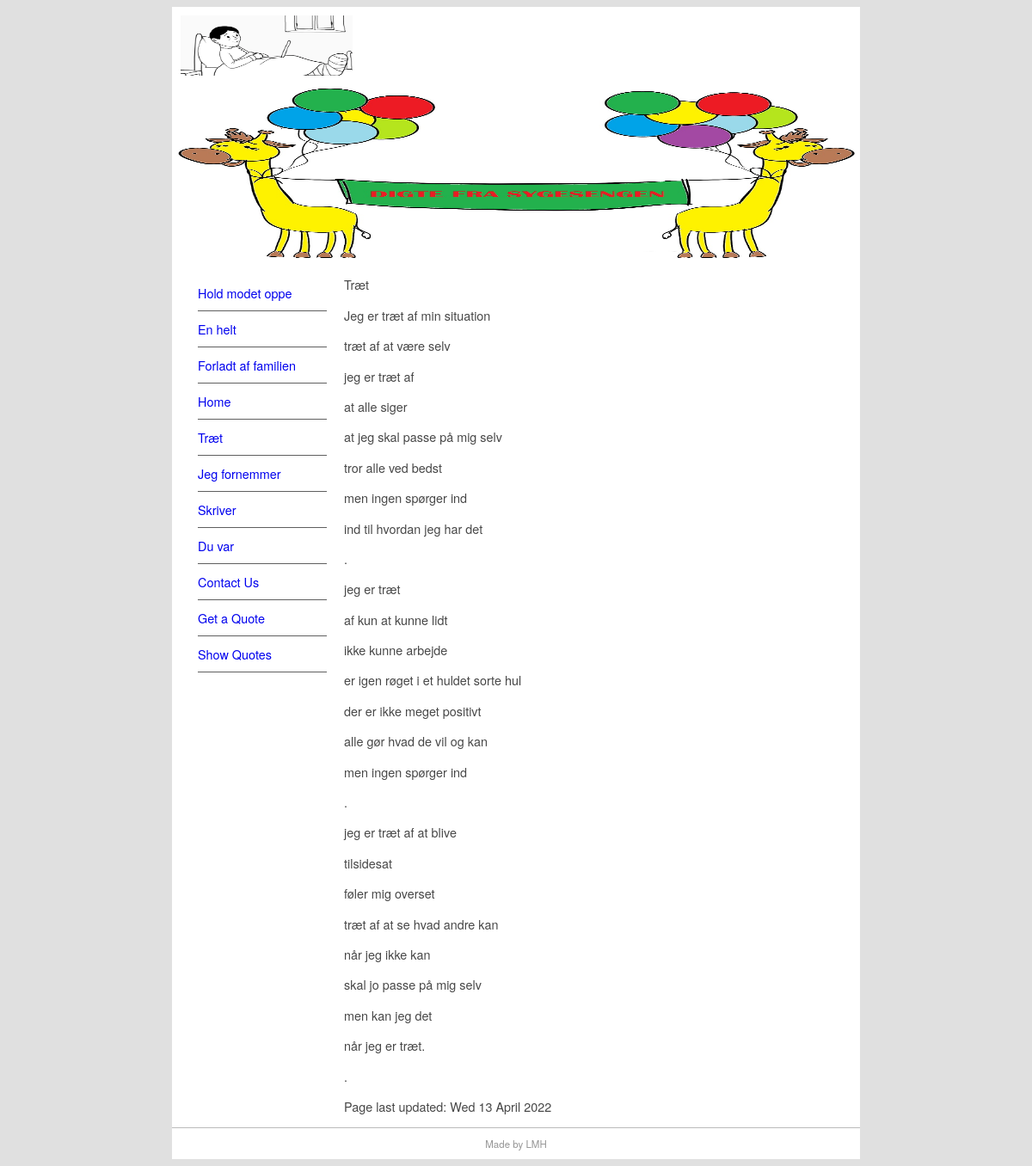
Screenshot of /Træt with the database file from the repository.
### pages/models.py (models this page shows, shortened)
class Page(models.Model):
    title = models.CharField(max_length=60)
    permalink = models.CharField(max_length=12, unique=True)
    update_date = models.DateTimeField('Last updated')
    bodytext = models.TextField('Page Content', blank= True)

### pages/views.py (the view)
# urls.py: path('', views.index, {'pagename': ''}, name='home'),
def index(request, pagename):
    pagename = '/' + pagename
    pg = get_object_or_404(Page, permalink=pagename)
    context = {
        'title': pg.title,
        'content': pg.bodytext,
        'last_updated': pg.update_date,
        'page_list': Page.objects.all(),
    }
    return render(request, 'pages/page.html', context)

### pages/templates/pages/page.html (shortened to what this page needs)
{% extends "base.html" %}
{% block sidenav %}
    {% for page in page_list %}
    <li>
        <a href="{{ page.permalink }}">{{page.title }}</a>
    </li>
    {% endfor %}
{% endblock sidenav %}
{% block content %}
{% autoescape off %}
{{ content }}
{% endautoescape %}
<p>
    Page last updated: {{ last_updated|date:'D d F Y'}}
</p>
{% endblock content %}

### abc_site/static/main.css (style rules this page uses)
body { background-color: #E0E0E0; font-family: Gotham, "Helvetica Neue", Helvetica, Arial, sans-serif; font-size: 0.9em; text-align: justify; color: #474747; }
#nav li { padding-top: 10px; padding-bottom: 10px; font-size: 1em; list-style-type: none; border-bottom: thin solid #5F5F5F; color: #4C4C4C; left: 0px; list-style-position: inside; margin-left: -10px; }
#nav li a { text-decoration: none; }

### rows the page displays
Page: title "Hold modet oppe"
Page: title "En helt"
Page: title "Forladt af familien"
Page: title "Home"
Page: title "Træt", bodytext "Træt Jeg er træt af min situation træt af at være selv jeg er træt af at alle siger at jeg skal passe på mig selv tror alle ved bedst men ingen spørger ind ind til hvordan jeg har det . jeg er træt af kun at kunne lidt ikke kunne arbejde er igen røget i et huldet sorte hul der er ikke meget positivt alle gør hvad de vil og kan men ingen spørger ind . jeg er træt af at blive tilsidesat føler mig overset træt af at se hvad andre kan når jeg ikke kan skal jo passe på mig selv men kan jeg det når jeg er træt. .", update_date "Wed 13 April 2022"
Page: title "Jeg fornemmer"
Page: title "Skriver"
Page: title "Du var"
